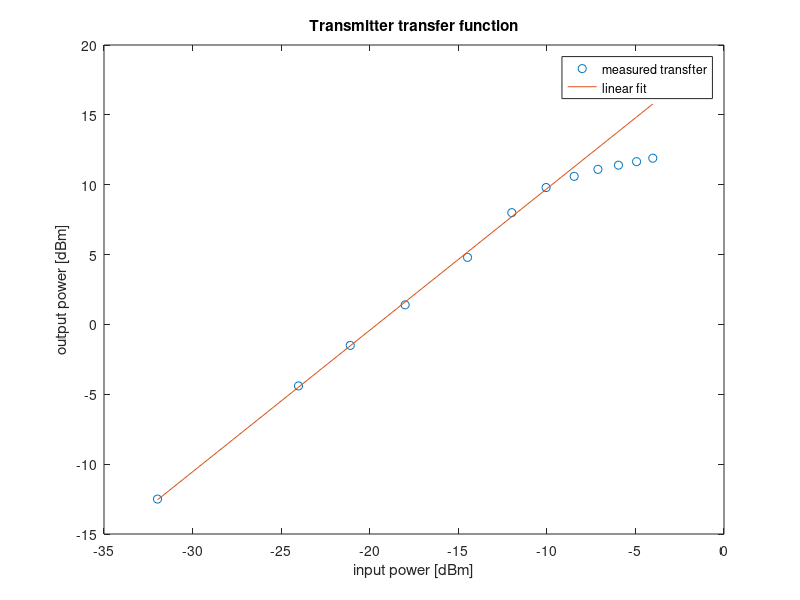

MATLAB code for this plot:
clc, close all, clear all

data = [0.02 -12.5
0.05 -4.4
0.07 -1.5
0.1  1.4
0.15 4.8
0.2  8.0
0.25 9.8
0.3  10.6
0.35 11.1
0.4  11.4
0.45 11.65
0.5  11.9];


in_ampl_dbm = 20*log10(data(:,1))+2;
out_ampl_dbm = data(:,2);
plot(in_ampl_dbm, out_ampl_dbm, 'o')
xlabel("input power [dBm]")
ylabel("output power [dBm]")
title("Transmitter transfer function")
p = polyfit(in_ampl_dbm(1:7), out_ampl_dbm(1:7),1);
hold on
plot(in_ampl_dbm, polyval(p, in_ampl_dbm))
legend("measured transfter", "linear fit")
